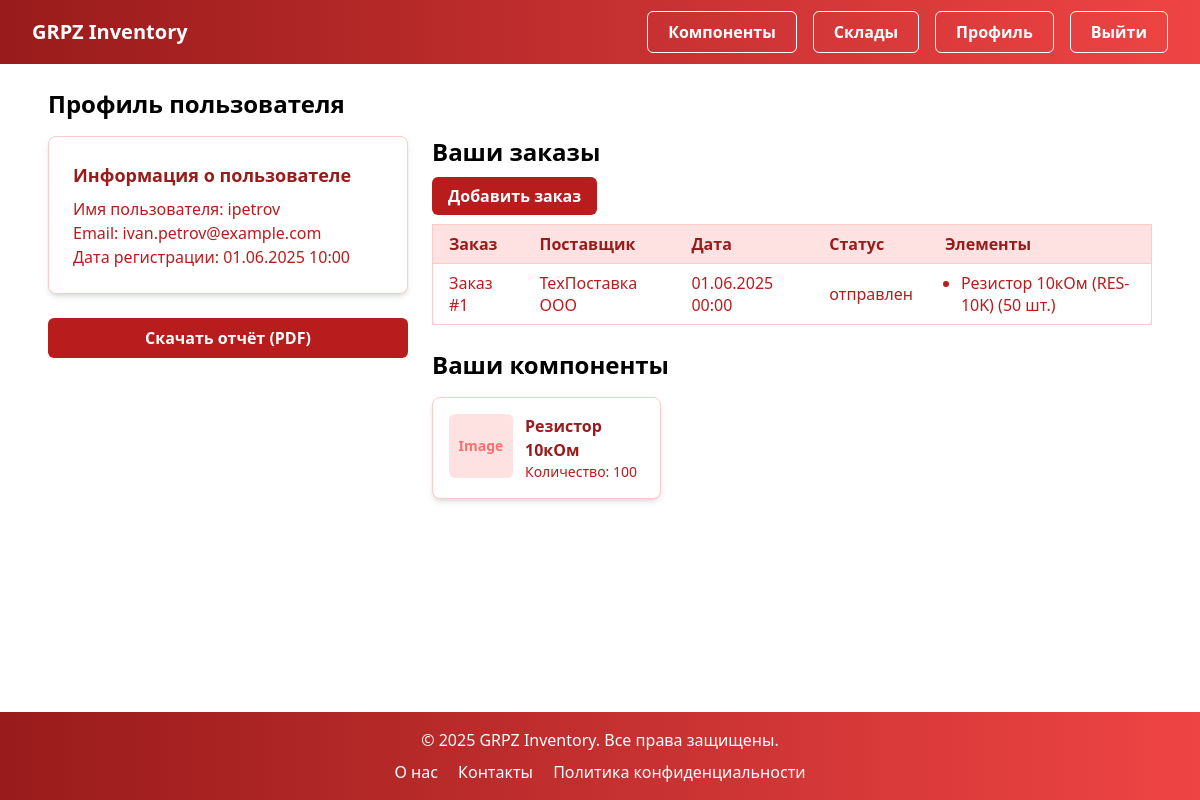
/users/profile/ (signed in), run on the app's committed database.
### users/models.py (models this page shows, shortened)
class User(AbstractUser):
    ROLE_CHOICES = [
        ('admin', 'Администратор'),
        ('manager', 'Менеджер'),
        ('engineer', 'Инженер'),
        ('warehouse_worker', 'Кладовщик'),
        ('custom', 'Кастомная роль'),
    ]
    role = models.CharField(max_length=20, choices=ROLE_CHOICES, default='manager', verbose_name='Роль')
    telegram_id = models.CharField(max_length=50, blank=True, null=True, unique=True, verbose_name='Telegram ID')
    is_2fa_enabled = models.BooleanField(default=False, verbose_name='Включена двухфакторная аутентификация')
    class Meta:
        verbose_name = 'Пользователь'
        verbose_name_plural = 'Пользователи'

### orders/models.py (models this page shows, shortened)
class Order(models.Model):
    supplier = models.ForeignKey('suppliers.Supplier', on_delete=models.CASCADE, verbose_name='Поставщик')
    order_date = models.DateTimeField(auto_now_add=True, verbose_name='Дата заказа')
    status = models.CharField(
        max_length=20,
        choices=[('pending', 'В ожидании'), ('completed', 'Завершено'), ('cancelled', 'Отменено')],
        default='pending',
        verbose_name='Статус'
    )
    created_by = models.ForeignKey('users.User', on_delete=models.SET_NULL, null=True, verbose_name='Создал')
    class Meta:
        verbose_name = 'Заказ'
        verbose_name_plural = 'Заказы'

class OrderItem(models.Model):
    order = models.ForeignKey(Order, on_delete=models.CASCADE, verbose_name='Заказ')
    component = models.ForeignKey('components.Component', on_delete=models.CASCADE, verbose_name='Комплектующее')
    quantity = models.PositiveIntegerField(verbose_name='Количество')
    class Meta:
        verbose_name = 'Элемент заказа'
        verbose_name_plural = 'Элементы заказа'

### suppliers/models.py (models this page shows)
class Supplier(models.Model):
    name = models.CharField(max_length=255, verbose_name='Название')
    contact_info = models.TextField(blank=True, verbose_name='Контактные данные')
    terms = models.TextField(blank=True, verbose_name='Условия поставки')
    class Meta:
        verbose_name = 'Поставщик'
        verbose_name_plural = 'Поставщики'
    def __str__(self):
        return self.name

### components/models.py (models this page shows)
class Component(models.Model):
    name = models.CharField(max_length=255, verbose_name='Наименование')
    part_number = models.CharField(max_length=50, unique=True, verbose_name='Артикул')
    category = models.CharField(max_length=100, blank=True, verbose_name='Категория')
    description = models.TextField(blank=True, verbose_name='Описание')
    unit = models.CharField(max_length=20, default='шт', verbose_name='Единица измерения')
    barcode = models.CharField(max_length=100, unique=True, blank=True, null=True, verbose_name='Штрих-код')
    quantity = models.PositiveIntegerField(default=0, verbose_name='Количество')
    warehouse = models.ForeignKey('warehouses.Warehouse', on_delete=models.CASCADE, verbose_name='Склад')
    supplier = models.ForeignKey('suppliers.Supplier', on_delete=models.SET_NULL, null=True, blank=True, verbose_name='Поставщик')
    created_at = models.DateTimeField(auto_now_add=True, verbose_name='Дата создания')
    updated_at = models.DateTimeField(auto_now=True, verbose_name='Дата обновления')
    image = models.ImageField(upload_to='components/', blank=True, null=True, verbose_name='Изображение')
    class Meta:
        verbose_name = 'Комплектующее'
        verbose_name_plural = 'Комплектующие'
    def __str__(self):
        return f"{self.name} ({self.part_number})"

### users/views.py (the view)
# urls.py: path('profile/', views.profile, name='profile'),
@login_required
def profile(request):
    orders = Order.objects.filter(created_by=request.user).prefetch_related('orderitem_set')
    components = Component.objects.filter(orderitem__order__created_by=request.user).distinct()
    print(f"Загружено заказов для {request.user.username}: {orders.count()}")
    print(f"Компоненты пользователя {request.user.username}: {components.count()}")
    return render(request, 'users/profile.html', {'orders': orders, 'components': components})

### users/templates/users/profile.html (shortened to what this page needs)
﻿{% extends 'base.html' %}
{% block content %}
<section>
    <h2 class="mb-4 text-2xl font-semibold text-black">Профиль пользователя</h2>
    {% if user.is_authenticated %}
    <div class="flex flex-col gap-6 md:flex-row">
        <div class="md:w-1/3">
            <div class="mb-6 rounded-lg border border-red-200 bg-white p-6 shadow-md">
                <h3 class="mb-2 text-lg font-semibold text-red-800">Информация о пользователе</h3>
                <p class="text-red-700">Имя пользователя: {{ user.username }}</p>
                <p class="text-red-700">Email: {{ user.email|default:"Не указан" }}</p>
                <p class="text-red-700">Дата регистрации: {{ user.date_joined|date:"d.m.Y H:i" }}</p>
            </div>
            <div class="mb-4 flex flex-col space-y-2">
                <a href="{% url 'users:download_profile_report' %}" class="rounded-md bg-red-700 px-4 py-2 text-center font-semibold text-white transition hover:bg-red-800">Скачать отчёт (PDF)</a>
            </div>
        </div>
        <div class="md:w-2/3">
            <h3 class="mb-4 text-2xl font-semibold text-black">Ваши заказы</h3>
            <div class="mb-4">
                <a href="{% url 'orders:order_create' %}" class="rounded-md bg-red-700 px-4 py-2 font-semibold text-white transition hover:bg-red-800">Добавить заказ</a>
            </div>
            {% if orders %}
            <div class="mb-6 overflow-x-auto">
                <table class="min-w-full rounded-lg border border-red-200 bg-white shadow-md">
                    <thead>
                        <tr class="bg-red-100">
                            <th class="px-4 py-2 text-left font-semibold text-red-800">Заказ</th>
                            <th class="px-4 py-2 text-left font-semibold text-red-800">Поставщик</th>
                            <th class="px-4 py-2 text-left font-semibold text-red-800">Дата</th>
                            <th class="px-4 py-2 text-left font-semibold text-red-800">Статус</th>
                            <th class="px-4 py-2 text-left font-semibold text-red-800">Элементы</th>
                        </tr>
                    </thead>
                    <tbody>
                        {% for order in orders %}
                        <tr class="border-t border-red-200">
                            <td class="px-4 py-2 text-red-700">Заказ #{{ order.id }}</td>
                            <td class="px-4 py-2 text-red-700">{{ order.supplier }}</td>
                            <td class="px-4 py-2 text-red-700">{{ order.order_date|date:"d.m.Y H:i" }}</td>
                            <td class="px-4 py-2 text-red-700">{{ order.get_status_display }}</td>
                            <td class="px-4 py-2 text-red-700">
                                {% if order.orderitem_set.all %}
                                <ul class="list-disc pl-4">
                                    {% for item in order.orderitem_set.all %}
                                    <li>{{ item.component }} ({{ item.quantity }} шт.)</li>
                                    {% endfor %}
                                </ul>
                                {% else %}
                                Нет элементов
                                {% endif %}
                            </td>
                        </tr>
                        {% endfor %}
                    </tbody>
                </table>
            </div>
            {% else %}
            <div class="mb-6 rounded-lg border border-red-200 bg-white p-6 shadow-md">
                <p class="text-lg text-red-800">У вас пока нет заказов.</p>
            </div>
            {% endif %}
            <h3 class="mb-4 text-2xl font-semibold text-black">Ваши компоненты</h3>
            {% if components %}
            <div class="grid grid-cols-1 gap-4 sm:grid-cols-2 md:grid-cols-2 lg:grid-cols-3">
                {% for component in components %}
                <div class="flex max-w-xs space-x-3 rounded-lg border border-red-200 bg-white p-4 shadow-md">
                    <div class="flex h-16 w-16 flex-shrink-0 items-center justify-center rounded-md bg-red-100">
                        {% if component.image %}
                        <img src="{{ component.image.url }}" alt="{{ component.name }}" class="h-full w-full rounded-md object-cover">
                        {% else %}
                        <span class="text-sm font-semibold text-red-400 select-none">Image</span>
                        {% endif %}
                    </div>
                    <div class="flex flex-col justify-center">
                        <h4 class="text-base font-semibold text-red-800">{{ component.name }}</h4>
                        <p class="text-sm text-red-700">Количество: {{ component.quantity }}</p>
                    </div>
                </div>
                {% endfor %}
            </div>
            {% else %}
            <div class="rounded-lg border border-red-200 bg-white p-6 shadow-md">
                <p class="text-lg text-red-800">У вас пока нет компонентов.</p>
            </div>
            {% endif %}
        </div>
    </div>
    {% else %}
    <div class="mx-auto max-w-md">
        <div class="rounded-[0.5rem] border border-red-200 bg-white p-8 shadow-lg">
            <p class="text-lg text-red-700">Пожалуйста, <a href="{% url 'users:login' %}" class="text-red-800 hover:underline">войдите</a>, чтобы просмотреть профиль.</p>
        </div>
    </div>
    {% endif %}
</section>
{% endblock %}

### templates/base.html (style rules this page uses)
html, body { margin: 0; padding: 0; height: 100%; }
body { display: flex; flex-direction: column; min-height: 100vh; }

### data on the page
User: username "ipetrov", email "ivan.petrov@example.com", date_joined "01.06.2025 10:00"
Order: id "1", supplier "ТехПоставка ООО", order_date "01.06.2025 00:00", status "отправлен"
OrderItem: component "Резистор 10кОм (RES-10K)", quantity "50"
Component: image "Image", name "Резистор 10кОм", quantity "100"
